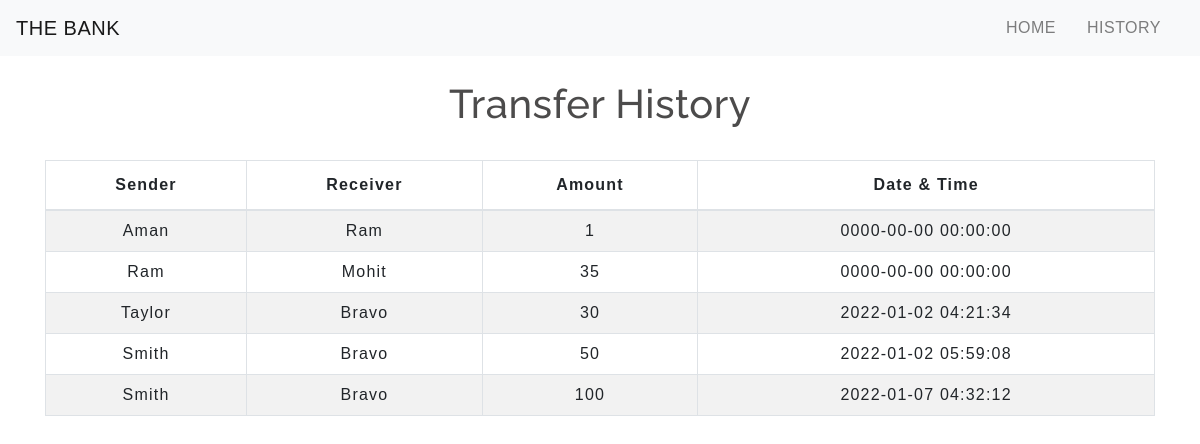
The page /transactionhistory.php on the database its author committed.
### tables this page shows
CREATE TABLE `transaction` (
  `sno` int(5) NOT NULL,
  `sender` varchar(25) NOT NULL,
  `receiver` varchar(25) NOT NULL,
  `balance` int(10) NOT NULL,
  `datetime` timestamp NOT NULL DEFAULT current_timestamp()
);

### transactionhistory.php (the view, shortened to what this page needs)
<!DOCTYPE html>
<html lang="en">
<head>
    <link rel="stylesheet" href="https://stackpath.bootstrapcdn.com/bootstrap/4.5.2/css/bootstrap.min.css">
    <link rel="stylesheet" type="text/css" href="css/table.css">
    <link rel="stylesheet" type="text/css" href="css/navbar.css">
</head>
<body>
<?php
  include 'navbar.php';
?>
	<div class="container">
        <h2 class="text-center pt-4">Transfer History</h2>
       <br>
       <div class="table-responsive-sm">
    <table class="table table-hover table-striped table-condensed table-bordered">
        <thead>
            <tr>
                <th class="text-center">Sender</th>
                <th class="text-center">Receiver</th>
                <th class="text-center">Amount</th>
                <th class="text-center">Date & Time</th>
            </tr>
        </thead>
        <tbody>
        <?php
            include 'config.php';
            $sql ="select * from transaction";
            $query =mysqli_query($conn, $sql);
            while($rows = mysqli_fetch_assoc($query))
            {
        ?>
            <tr>
            <td class="py-2"><?php echo $rows['sender']; ?></td>
            <td class="py-2"><?php echo $rows['receiver']; ?></td>
            <td class="py-2"><?php echo $rows['balance']; ?> </td>
            <td class="py-2"><?php echo $rows['datetime']; ?> </td>
        <?php
            }
        ?>
        </tbody>
    </table>
    </div>
</div>
</body>
</html>

### css/table.css (style rules this page uses)
* { padding: 0; margin: 0; box-sizing: border-box; font-family: sans-serif; }
h2 { font-size: 40px; }
table { letter-spacing: 1.2px; }
td { text-align: center; }

### css/navbar.css (style rules this page uses)
h2 { color: #4C4B4B; letter-spacing: 0.5px; font-family: raleway; }

### rows shown on the page
transaction: sender "Aman", receiver "Ram", balance "1", datetime "0000-00-00 00:00:00"
transaction: sender "Ram", receiver "Mohit", balance "35", datetime "0000-00-00 00:00:00"
transaction: sender "Taylor", receiver "Bravo", balance "30", datetime "2022-01-02 04:21:34"
transaction: sender "Smith", receiver "Bravo", balance "50", datetime "2022-01-02 05:59:08"
transaction: sender "Smith", receiver "Bravo", balance "100", datetime "2022-01-07 04:32:12"
